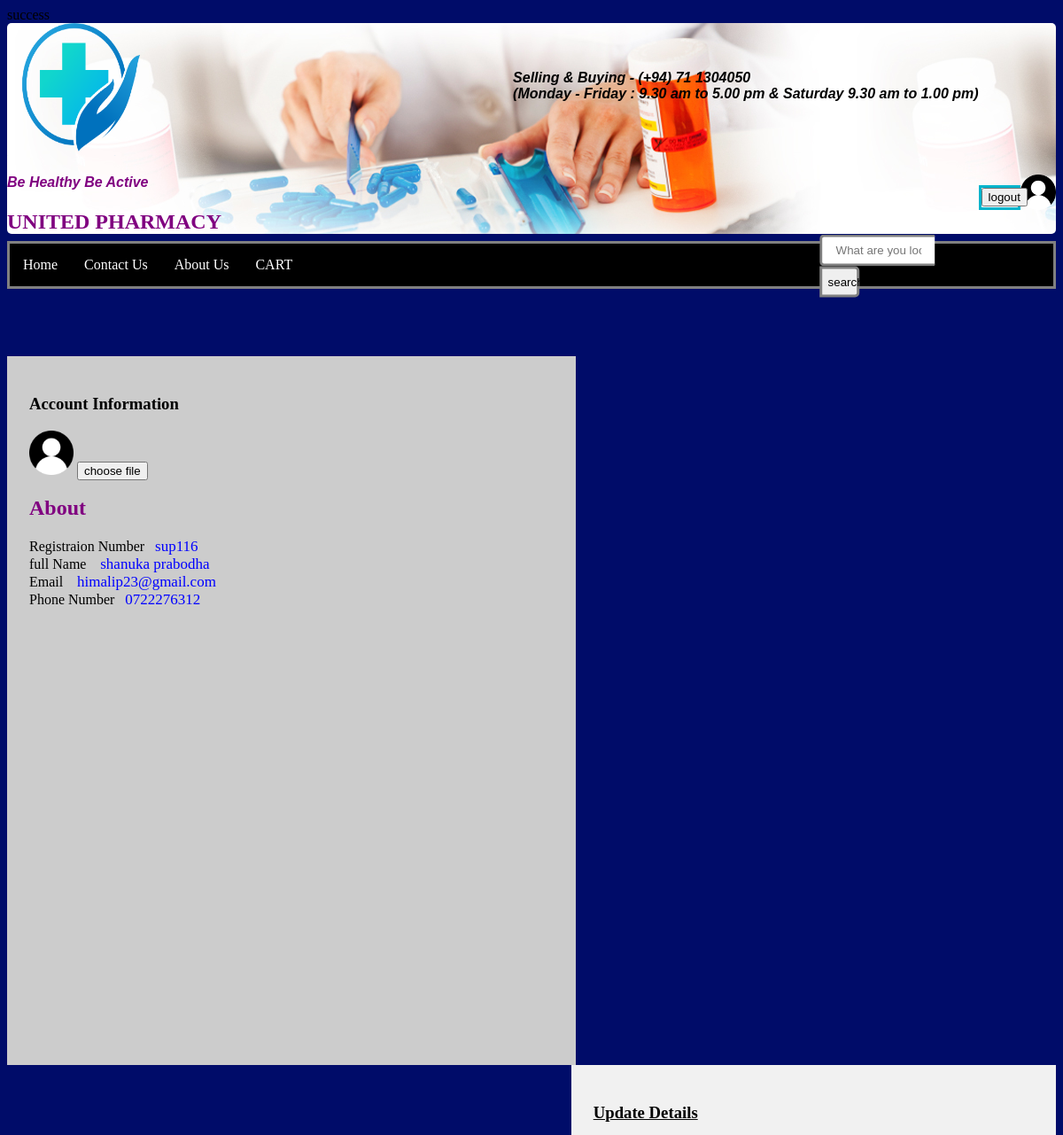
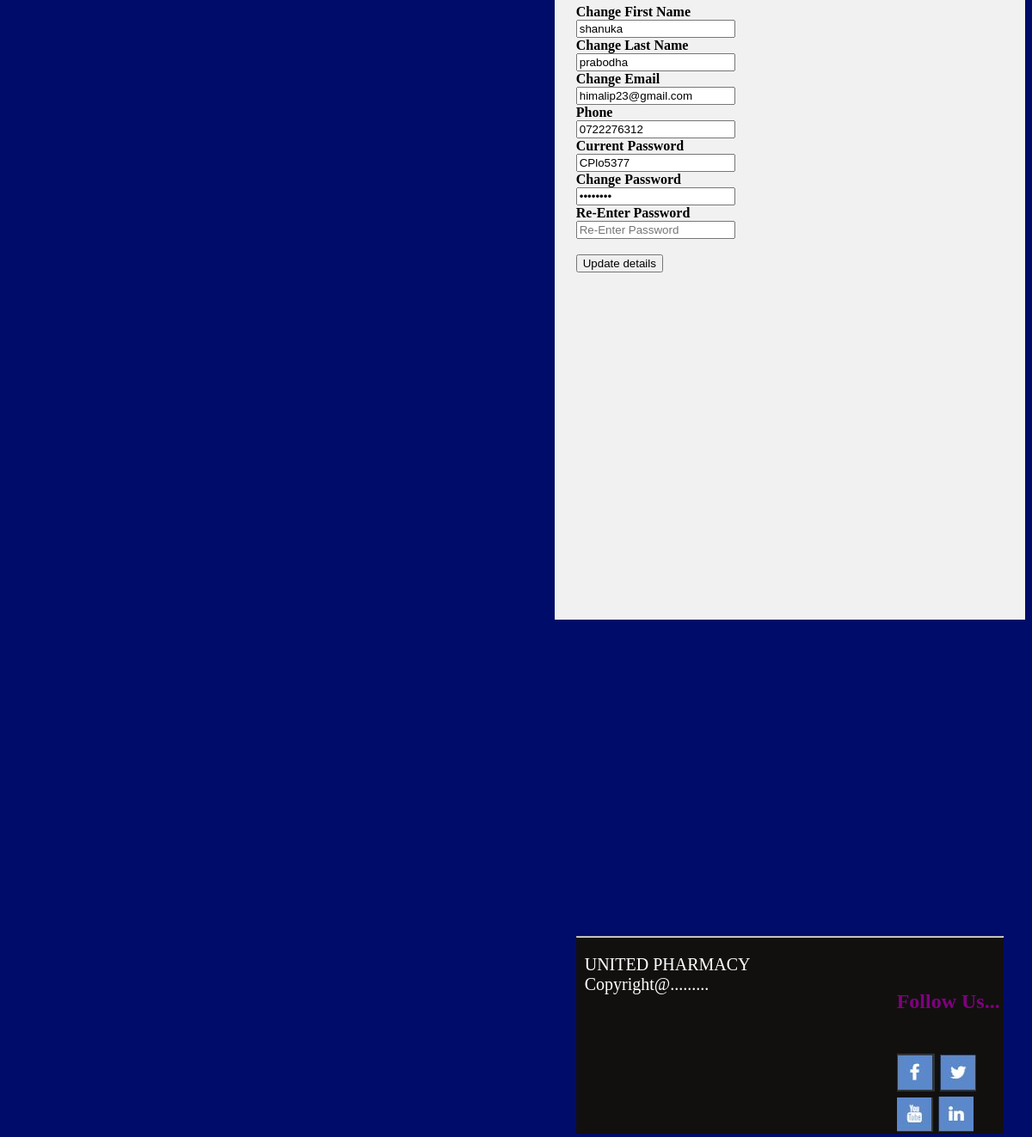
The app's page /SupUserAcc.php with its own data (2 pictures, top to bottom).
### tables this page shows
CREATE TABLE `user_1` (
  `regNo` varchar(6) NOT NULL,
  `email` varchar(50) NOT NULL,
  `NIC` varchar(12) NOT NULL,
  `password` varchar(11) NOT NULL,
  `lname` varchar(50) NOT NULL,
  `fname` varchar(50) NOT NULL,
  `category` varchar(10) NOT NULL,
  `address` varchar(50) NOT NULL,
  `phone` varchar(12) NOT NULL,
  `sequrity_question` varchar(50) NOT NULL,
  `answer` varchar(20) NOT NULL,
  `gender` varchar(8) NOT NULL
);

### SupUserAcc.php (the view, shortened to what this page needs)
<?php
 require "config.php";
 $q="select * from user_1";
 $result=$con->query($q);
 if ($result->num_rows>0)
 {
	 while($row=$result->fetch_assoc())
	 {
		 $fname=$row['fname'];
		 $lname=$row['lname'];
		 $email=$row['email'];
		 $password=$row['password'];
		 $phone=$row['phone'];
		 $regno=$row['regNo'];
	 }
 }
?>
<html>
<head>
 <link rel = "stylesheet" text="text/css" href="css/style.css">
 <link rel = "stylesheet" text="text/css" href="css/acc.css">
  <link rel = "stylesheet" text="text/css" href="css/ContactUs.css">
   <link rel="stylesheet" text="text/css" href="css/foot.css">
    <link rel="stylesheet" text="text/css" href="css/userp.css">
</head>
<header class = "head">
<img src = "images/logo1.png" class = "logo" width = "150px" height = "150px">
<h4> Be Healthy Be Active <img src = "images/user3.png" class = "logo2" width = "40px" height = "40px"  >
		<form action = "logout.php" class="logButton" method = "POST">
				<input type = "submit" name= "logout" value  = "logout">
			</form>
	<div class = "open">
	Selling & Buying - (+94) 71 1304050<br>
	(Monday - Friday : 9.30 am to 5.00 pm & Saturday 9.30 am to 1.00 pm)
	</div>
</h4>
<h2> UNITED PHARMACY </h2>
</header>
<body>
<div class = "back">
			<ul type = "square" id="navi">
				<li><a href="admin.html"> Home</a></li>
				<li><a href="ContactUs.html"> Contact Us</a></li>
				<li><a href="aboutus.html"> About Us</a></li>
				<li><a href="index.php"> CART</a></li>
			</ul>
</div>
<div class="wrap">
				<div class="search">
				<form action = "search.php" method = "post">
				<input type="text" class="searchTerm" placeholder="What are you looking for?" name = "search">
				<button type="submit" value = "" class="searchButton">
				search
				</button>
				</form>
			   </div>
			   </div>
  <div id = "section1" style = "margin-top:76px;">
    <h3> Account Information</h3>
	  <img src = "images/user3.png" id= "logo" width = "50px" height = "50px">
		  <button> choose file</button><br><br>
		<h2> About </h2>
		 Registraion Number<label id = "l1" ><?php echo $regno ?></label> <br>
		 full Name  <label id = "l1" ><?php echo $fname ; echo " " ;echo $lname ?></label> <br>
		 Email 		 <label id = "l1" ><?php echo $email ?> </label> <br>
		 Phone Number<label id = "l1" ><?php echo $phone ?></label> <br>
	</div>
	<br><br><br><br>
  <div id = "section2" style = "margin-top:0px;">
  <h3><u><b>Update Details</b></u></h3>
  <form method="post" action="profileupdate.php">
  <div class="container">
    <label for="uname"><b>Change First Name</b></label><br>
    <input type="text" name="ftext" value="<?php echo $fname,""; ?>"><br>
    <label for="psw"><b>Change Last Name</b></label><br>
    <input type="text" name="ltext" value="<?php echo $lname,""; ?>" ><br>
	<label for="psw"><b>Change Email</b></label><br>
    <input type="text" name="etext" value="<?php echo $email,""; ?>" ><br>
	<label for="psw"><b>Phone</b></label><br>
    <input type="text" name="phone" value="<?php echo $phone,""; ?>" ><br>
	<label for="psw"><b>Current Password</b></label><br>
    <input type="text" name="opassword" value="<?php echo $password,""; ?>" ><br>
	<label for="psw"><b>Change Password</b></label><br>
    <input type="password" placeholder="Enter Password" name="npassword" value="<?php echo $password,""; ?>" ><br>
	<label for="psw"><b>Re-Enter Password</b></label><br>
    <input type="password" placeholder="Re-Enter Password" name="cnpassword" ><br><br>
	<button  name="btnSubmit"><span class="button">Update details</button>
	</form>
	<br><br>
 </div>
<br/><br/><br/><br/><br/><br/><br/><br/><br/><br/><br/><br/><br/><br/><br/><br/><br/><br/><br/><br/><br/><br/><br/><br/><br/><br/><br/><br/><br/><br/><br/><br/><br/><br/><br/><br/><br/><br/><br/><br/><br/>
			<div id = "p4">
			<footer>
			<hr class = "hor">
				<p id = "para1">
				UNITED PHARMACY
				<br>
				Copyright@.........
				</p>
				<div id = "foot">
							<h2>Follow Us...<h2><br>
                            <a href="https://www.facebook.com/" target="_blank"><img src="img/facebook.jpg"/></a>
                            <a href="https://twitter.com/" target="_blank"><img src="img/twitter.jpg"/></a>
                            <a href="https://www.youtube.com/" target="_blank"><img src="img/youtube.jpg"/></a>
                            <a href="https://www.linkedin.com/" target="_blank"><img src="img/linkedin.jpg"/></a>
                        </div>
			</footer>
			</div>
</body>
<html>

### css/style.css (style rules this page uses)
body { background-color:#000c69; }
.back { margin-top :-1%; }
.head { border-radius: 5px 5px 5px 5px; background-image : url("../images/26.jpg"); }
.logo2 { float:right; bottom:185%; }
.logButton { width: 3.5%; height: 22px; float:right; margin-top :1%; border: 3px solid #00B4CC; }
#navi { list-style-type: none; margin: 0; padding: 0; overflow: hidden; background-color: black; border: 3px solid gray; }
#navi li a { float: left; display: inline; color: white; text-align: center; padding: 15px; text-decoration: none; cursor: pointer; outline: none; }
h4 { font-family:arial; color:purple; font-style : italic; }
h2 { font-weight:900; margin-top: 0; }
.open { font-family:arial; color:black; font-style : italic; float: right; margin-top :-10%; }
.search { width: 100%; position: relative; display: flex; }
.searchTerm { width: 73%; border: 3px solid gray; border-right: none; padding: 15px; height: 20px; border-radius: 5px 0 0 5px; outline: none; color: #9DBFAF; }
.searchButton { width: 25%; border-radius: 0px 5px 5px 0px; border: 3px solid gray; height: 35.0px; cursor: pointer; }
.wrap { width: 15%; float:right; bottom:1500%; margin-top :-1.5%; transform: translate(-50%, -50%); }

### css/acc.css (style rules this page uses)
#section1 { float: left; padding: 25px; width: 30%; height: 750px; background: #ccc; }
#section2 { float: right; padding: 25px; width:50%; background-color: #f1f1f1; height: 750px; margin-top : -0.75%; }
#l1 { color : blue; padding : 2%; font-size : 17; }

### css/ContactUs.css (style rules this page uses)
#section1 { float: left; padding: 25px; width: 50%; height: 750px; background: #ccc; }
#section2 { float: right; padding: 25px; width: 42%; background-color: #f1f1f1; height: 750px; margin-top:100%; }

### css/foot.css (style rules this page uses)
#foot { margin-left:75%; margin-top:-5%; }
h2 { color:purple; }
#para1 { font-size:20px; color:white; margin-left:10px; }
#p4 { background-color:#12100f; height:230px; }
hr { margin-top:0; margin-bottom:0; margin-left:0; }

### records on screen
user_1: regNo "sup116", fname "shanuka", lname "prabodha", email "himalip23@gmail.com", phone "0722276312", ftext "shanuka", ltext "prabodha", etext "himalip23@gmail.com", opassword "CPlo5377"
